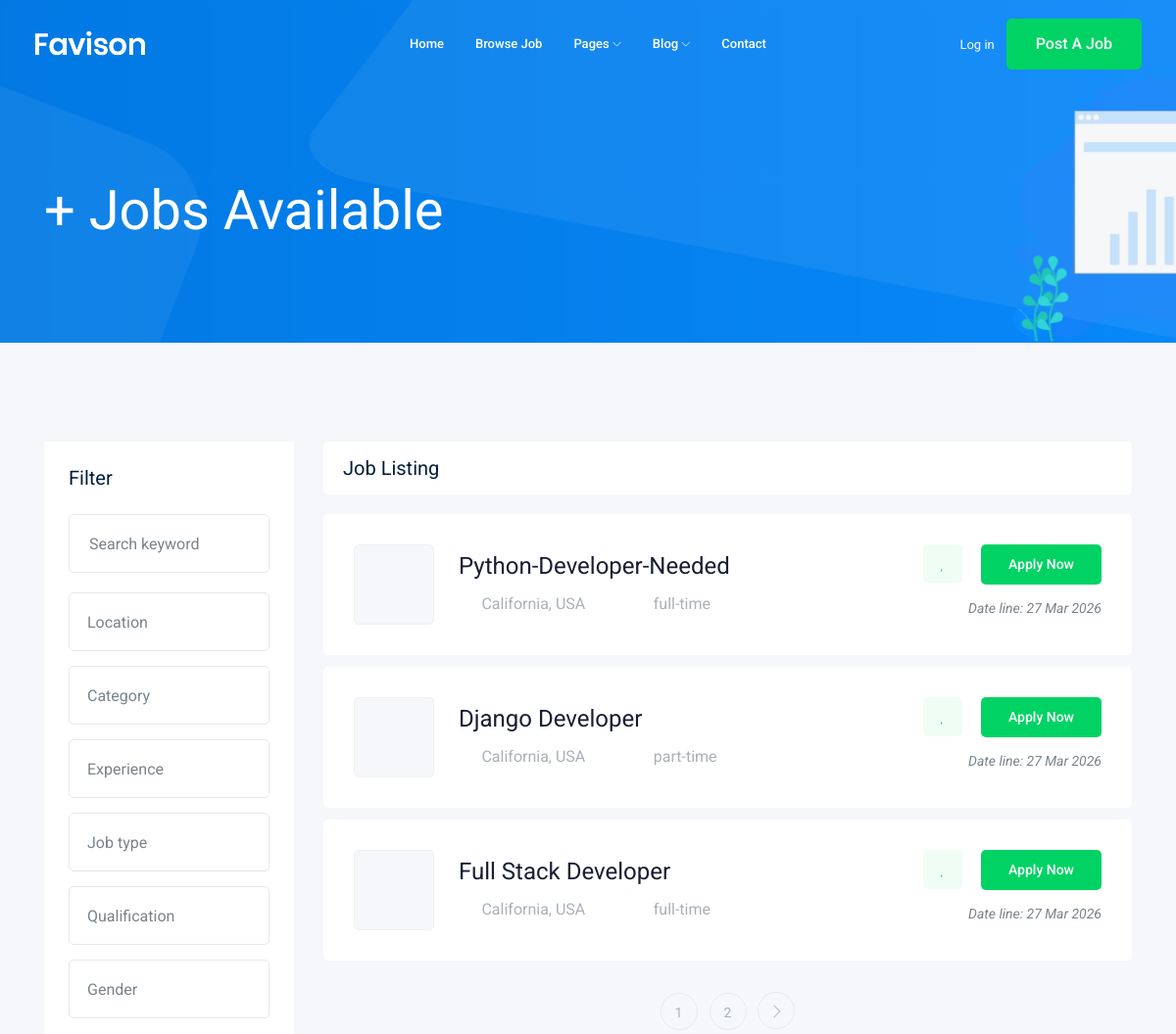
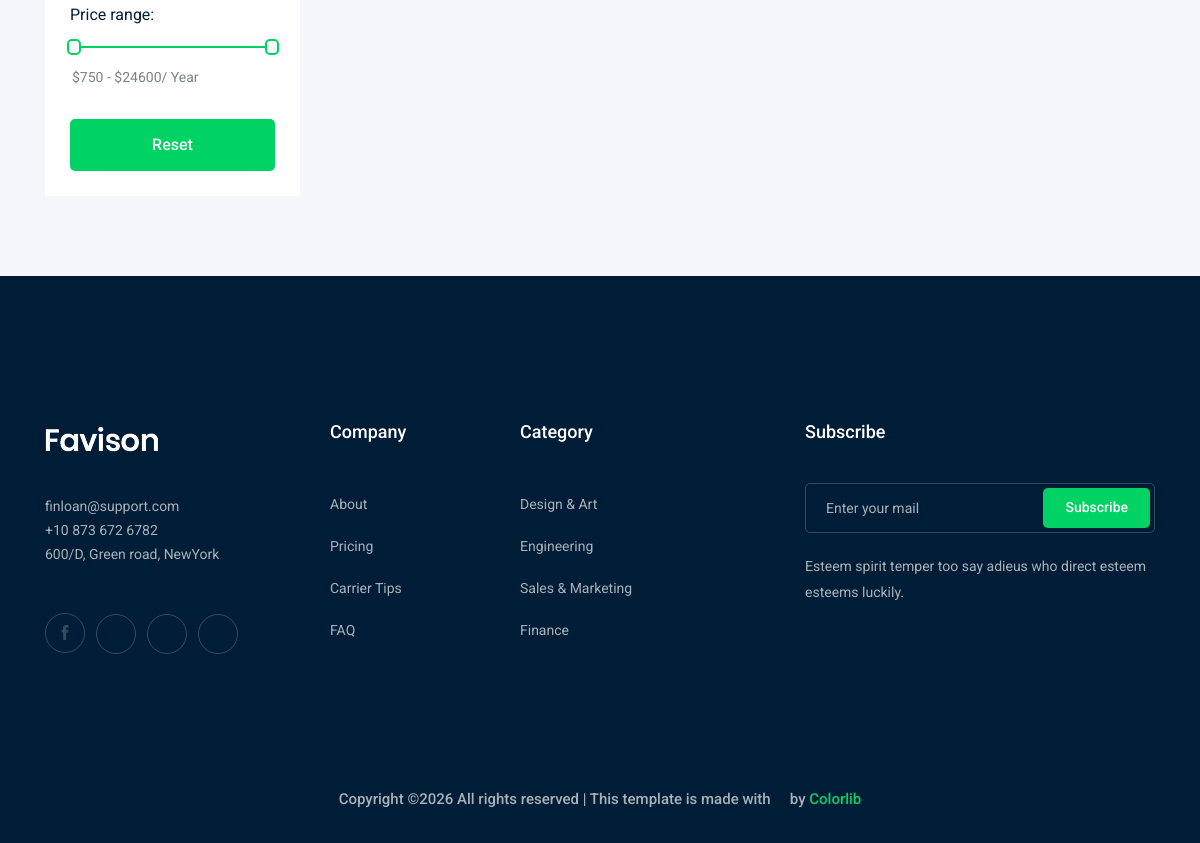
The page /job/ on the database its author committed (2 pictures, top to bottom).
### job/models.py (models this page shows, shortened)
class Job(models.Model): #table
    owner = models.ForeignKey('auth.User', related_name='job_owner', on_delete=models.CASCADE)
    title = models.CharField(max_length=100) #column
    description = models.TextField()
    job_type = models.CharField(max_length=15, choices=JOB_TYPE, default='full-time')
    salary = models.IntegerField(default=0)
    experience = models.IntegerField(default=1)
    published_at = models.DateTimeField(auto_now=True)
    vacancy = models.IntegerField(default=1)
    category = models.ForeignKey('Category', on_delete=models.CASCADE, null=True)
    image = models.ImageField(upload_to=image_upload, null=True , blank=True)
    slug = models.SlugField(null=True, blank=True)

### job/views.py (the view)
# urls.py: path('', views.job_list, name= 'job_list'),
def job_list(request):
    job_list = Job.objects.all()
    paginator = Paginator(job_list, 3)
    page_number = request.GET.get('page')
    job_list = paginator.get_page(page_number)
    context={'job_list': job_list}
    return render(request, 'job/job_list.html', context)

### job/templates/job/job_list.html (shortened to what this page needs)
{% extends 'base.html' %}
    {% block body %}
    <div class="bradcam_area bradcam_bg_1">
        <div class="container">
            <div class="row">
                <div class="col-xl-12">
                    <div class="bradcam_text">
                        <h3>{{job_list.count}}+ Jobs Available</h3>
                    </div>
                </div>
            </div>
        </div>
    </div>
    <div class="job_listing_area plus_padding">
        <div class="container">
            <div class="row">
                <div class="col-lg-3">
                    <div class="job_filter white-bg">
                        <div class="form_inner white-bg">
                            <h3>Filter</h3>
                            <form action="#">
                                <div class="row">
                                    <div class="col-lg-12">
                                        <div class="single_field">
                                            <input type="text" placeholder="Search keyword">
                                        </div>
                                    </div>
                                    <div class="col-lg-12">
                                    </div>
                                    <div class="col-lg-12">
                                    </div>
                                    <div class="col-lg-12">
                                    </div>
                                    <div class="col-lg-12">
                                    </div>
                                    <div class="col-lg-12">
                                    </div>
                                    <div class="col-lg-12">
                                    </div>
                                </div>
                            </form>
                        </div>
                        <div class="range_wrap">
                            <label for="amount">Price range:</label>
                            <div id="slider-range"></div>
                            <p>
                                <input type="text" id="amount" readonly style="border:0; color:#7A838B; font-size: 14px; font-weight:400;">
                            </p>
                        </div>
                        <div class="reset_btn">
                            <button  class="boxed-btn3 w-100" type="submit">Reset</button>
                        </div>
                    </div>
                </div>
                <div class="col-lg-9">
                    <div class="recent_joblist_wrap">
                        <div class="recent_joblist white-bg ">
                            <div class="row align-items-center">
                                <div class="col-md-6">
                                    <h4>Job Listing</h4>
                                </div>
                                <div class="col-md-6">
                                </div>
                            </div>
                        </div>
                    </div>
                    <div class="job_lists m-0">
                        <div class="row">
                            {% for job in job_list %}
                            <div class="col-lg-12 col-md-12">
                                <div class="single_jobs white-bg d-flex justify-content-between">
                                    <div class="jobs_left d-flex align-items-center">
                                        <div class="thumb">
                                        </div>
                                        <div class="jobs_conetent">
                                            <a href="{% url 'job:job_detail' job.slug %}"><h4>{{ job.title }}</h4></a>
                                            <div class="links_locat d-flex align-items-center">
                                                <div class="location">
                                                    <p> <i class="fa fa-map-marker"></i> California, USA</p>
                                                </div>
                                                <div class="location">
                                                    <p> <i class="fa fa-clock-o"></i>{{ job.job_type }}</p>
                                                </div>
                                            </div>
                                        </div>
                                    </div>
                                    <div class="jobs_right">
                                        <div class="apply_now">
                                            <a class="heart_mark" href="#"> <i class="fa fa-heart"></i> </a>
                                            <a href="{% url 'job:job_detail' job.slug %}" class="boxed-btn3">Apply Now</a>
                                        </div>
                                        <div class="date">
                                            <p>Date line: {{job.published_at|date:'d M o'}}</p>
                                        </div>
                                    </div>
                                </div>
                            </div>
                            {% endfor %}
                        </div>
                        {%if job_list.has_other_pages%}
                        <div class="row">
                            <div class="col-lg-12">
                                <div class="pagination_wrap">
                                    <ul>
                                        {% for i in job_list.paginator.page_range%}
                                        <li><a href="?page={{i}}"><span>{{i}}</span></a></li>
                                        {% endfor %}
                                        {%if job_list.has_next %}
                                        <li><a href="?page={{job_list.next_page_number}}"> <i class="ti-angle-right"></i> </a></li>
                                        {% endif %}
                                    </ul>
                                </div>
                            </div>
                        </div>
                        {% endif %}
                    </div>
                </div>
            </div>
        </div>
    </div>
    {% endblock body %}

### rows shown on the page
Job: title "Python-Developer-Needed", job_type "full-time", published_at "27 Mar 2026"
Job: title "Django Developer", job_type "part-time", published_at "27 Mar 2026"
Job: title "Full Stack Developer", job_type "full-time", published_at "27 Mar 2026"

### other values the page prints
{{ i }} "1" "2"
